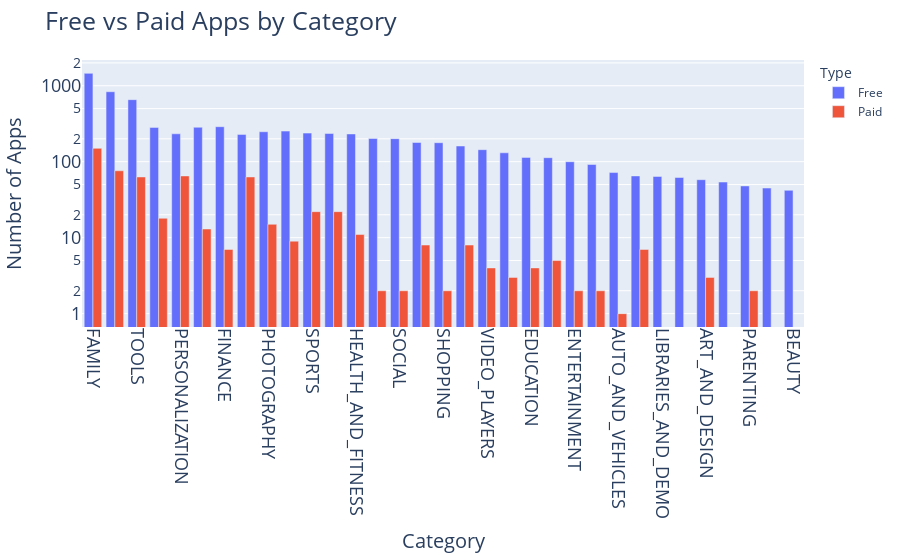

Source (notebook cell):
### Markdown cell above
**Challenge**: Use the plotly express bar [chart examples](https://plotly.com/python/bar-charts/#bar-chart-with-sorted-or-ordered-categories) and the [.bar() API reference](https://plotly.com/python-api-reference/generated/plotly.express.bar.html#plotly.express.bar) to create this bar chart: 

<img src=https://imgur.com/LE0XCxA.png>

You'll want to use the `df_free_vs_paid` DataFrame that you created above that has the total number of free and paid apps per category. 

See if you can figure out how to get the look above by changing the `categoryorder` to 'total descending' as outlined in the documentation here [here](https://plotly.com/python/categorical-axes/#automatically-sorting-categories-by-name-or-total-value).

### Code cell
g_bar = px.bar(
    df_free_vs_paid,
    x='Category',
    y='App',
    #title='Free vs Paid Apps by Category',
    color='Type',
    barmode='group',
    height=600
)

g_bar.update_layout(
    title=dict(
        text='Free vs Paid Apps by Category',
        font=dict(size=25)
    ),
    xaxis=dict(
        title=dict(
            text='Category',
            font=dict(size=20)
        ),
        tickfont=dict(size=18),
        tickangle=90,
        categoryorder='total descending'
    ),
    yaxis=dict(
        title=dict(
            text='Number of Apps',
            font=dict(size=20)
        ),
        tickfont=dict(size=18),
        type='log'
    )
)

### Figure 1 — Plotly figure (JSON) as saved in the notebook; plotly's stock layout.template omitted (floating-point values rounded to 4 significant figures)
{"data": [{"alignmentgroup": "True", "hovertemplate": "Type=Free<br>Category=%{x}<br>App=%{y}<extra></extra>", "legendgroup": "Free", "marker": {"color": "#636efa", "pattern": {"shape": ""}}, "name": "Free", "offsetgroup": "Free", "orientation": "v", "showlegend": true, "textposition": "auto", "type": "bar", "x": ["ART_AND_DESIGN", "AUTO_AND_VEHICLES", "BEAUTY", "BOOKS_AND_REFERENCE", "BUSINESS", "COMICS", "COMMUNICATION", "DATING", "EDUCATION", "ENTERTAINMENT", "EVENTS", "FAMILY", "FINANCE", "FOOD_AND_DRINK", "GAME", "HEALTH_AND_FITNESS", "HOUSE_AND_HOME", "LIBRARIES_AND_DEMO", "LIFESTYLE", "MAPS_AND_NAVIGATION", "MEDICAL", "NEWS_AND_MAGAZINES", "PARENTING", "PERSONALIZATION", "PHOTOGRAPHY", "PRODUCTIVITY", "SHOPPING", "SOCIAL", "SPORTS", "TOOLS", "TRAVEL_AND_LOCAL", "VIDEO_PLAYERS", "WEATHER"], "xaxis": "x", "y": [58, 72, 42, 161, 253, 54, 235, 131, 114, 100, 45, 1456, 289, 92, 834, 232, 62, 64, 284, 113, 229, 202, 48, 233, 248, 283, 178, 201, 238, 656, 179, 144, 65], "yaxis": "y"}, {"alignmentgroup": "True", "hovertemplate": "Type=Paid<br>Category=%{x}<br>App=%{y}<extra></extra>", "legendgroup": "Paid", "marker": {"color": "#EF553B", "pattern": {"shape": ""}}, "name": "Paid", "offsetgroup": "Paid", "orientation": "v", "showlegend": true, "textposition": "auto", "type": "bar", "x": ["ART_AND_DESIGN", "AUTO_AND_VEHICLES", "BOOKS_AND_REFERENCE", "BUSINESS", "COMMUNICATION", "DATING", "EDUCATION", "ENTERTAINMENT", "FAMILY", "FINANCE", "FOOD_AND_DRINK", "GAME", "HEALTH_AND_FITNESS", "LIFESTYLE", "MAPS_AND_NAVIGATION", "MEDICAL", "NEWS_AND_MAGAZINES", "PARENTING", "PERSONALIZATION", "PHOTOGRAPHY", "PRODUCTIVITY", "SHOPPING", "SOCIAL", "SPORTS", "TOOLS", "TRAVEL_AND_LOCAL", "VIDEO_PLAYERS", "WEATHER"], "xaxis": "x", "y": [3, 1, 8, 9, 22, 3, 4, 2, 150, 7, 2, 76, 11, 13, 5, 63, 2, 2, 65, 15, 18, 2, 2, 22, 63, 8, 4, 7], "yaxis": "y"}], "layout": {"autosize": true, "barmode": "group", "legend": {"title": {"text": "Type"}, "tracegroupgap": 0}, "margin": {"t": 60}, "title": {"font": {"size": 25}, "text": "Free vs Paid Apps by Category"}, "xaxis": {"anchor": "y", "autorange": true, "categoryorder": "total descending", "domain": [0, 1], "range": [-0.5, 32.5], "tickangle": 90, "tickfont": {"size": 18}, "title": {"font": {"size": 20}, "text": "Category"}, "type": "category"}, "yaxis": {"anchor": "x", "autorange": true, "domain": [0, 1], "range": [-0.1757, 3.339], "tickfont": {"size": 18}, "title": {"font": {"size": 20}, "text": "Number of Apps"}, "type": "log"}}}
